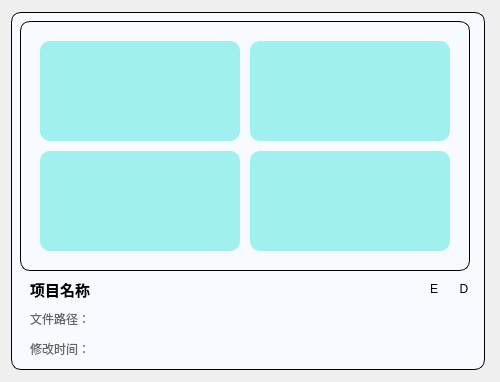
<?xml version="1.0" encoding="UTF-8"?>
<ui version="4.0">
 <class>ProjectCard</class>
 <widget class="QWidget" name="ProjectCard">
  <property name="geometry">
   <rect>
    <x>0</x>
    <y>0</y>
    <width>500</width>
    <height>382</height>
   </rect>
  </property>
  <property name="minimumSize">
   <size>
    <width>500</width>
    <height>382</height>
   </size>
  </property>
  <property name="maximumSize">
   <size>
    <width>500</width>
    <height>382</height>
   </size>
  </property>
  <layout class="QVBoxLayout" name="verticalLayout_2">
   <item>
    <widget class="QWidget" name="mainWidget" native="true">
     <property name="minimumSize">
      <size>
       <width>474</width>
       <height>358</height>
      </size>
     </property>
     <property name="maximumSize">
      <size>
       <width>474</width>
       <height>358</height>
      </size>
     </property>
     <property name="styleSheet">
      <string notr="true">QWidget#mainWidget {border: 1px solid; background-color: #f7faff; border-radius: 10px;} 
QWidget#imageContainer {border: 1px solid; background-color: #f7faff; border-radius: 10px;}</string>
     </property>
     <layout class="QVBoxLayout" name="verticalLayout">
      <item>
       <widget class="QWidget" name="imageContainer" native="true">
        <property name="minimumSize">
         <size>
          <width>450</width>
          <height>250</height>
         </size>
        </property>
        <property name="maximumSize">
         <size>
          <width>450</width>
          <height>250</height>
         </size>
        </property>
        <layout class="QGridLayout" name="gridLayout">
         <property name="sizeConstraint">
          <enum>QLayout::SetDefaultConstraint</enum>
         </property>
         <property name="leftMargin">
          <number>10</number>
         </property>
         <property name="topMargin">
          <number>10</number>
         </property>
         <property name="rightMargin">
          <number>10</number>
         </property>
         <property name="bottomMargin">
          <number>10</number>
         </property>
         <property name="spacing">
          <number>0</number>
         </property>
         <item row="0" column="0">
          <widget class="QLabel" name="imageLabel1">
           <property name="minimumSize">
            <size>
             <width>200</width>
             <height>100</height>
            </size>
           </property>
           <property name="maximumSize">
            <size>
             <width>200</width>
             <height>100</height>
            </size>
           </property>
           <property name="styleSheet">
            <string notr="true">background-color: #a0f0f0;
border-radius: 10px;
</string>
           </property>
          </widget>
         </item>
         <item row="0" column="1">
          <widget class="QLabel" name="imageLabel2">
           <property name="minimumSize">
            <size>
             <width>200</width>
             <height>100</height>
            </size>
           </property>
           <property name="maximumSize">
            <size>
             <width>200</width>
             <height>100</height>
            </size>
           </property>
           <property name="styleSheet">
            <string notr="true">background-color: #a0f0f0;
border-radius: 10px;</string>
           </property>
          </widget>
         </item>
         <item row="1" column="0">
          <widget class="QLabel" name="imageLabel3">
           <property name="minimumSize">
            <size>
             <width>200</width>
             <height>100</height>
            </size>
           </property>
           <property name="maximumSize">
            <size>
             <width>200</width>
             <height>100</height>
            </size>
           </property>
           <property name="styleSheet">
            <string notr="true">background-color: #a0f0f0;
border-radius: 10px;</string>
           </property>
          </widget>
         </item>
         <item row="1" column="1">
          <widget class="QLabel" name="imageLabel4">
           <property name="minimumSize">
            <size>
             <width>200</width>
             <height>100</height>
            </size>
           </property>
           <property name="maximumSize">
            <size>
             <width>200</width>
             <height>100</height>
            </size>
           </property>
           <property name="styleSheet">
            <string notr="true">background-color: #a0f0f0;
border-radius: 10px;</string>
           </property>
          </widget>
         </item>
        </layout>
       </widget>
      </item>
      <item>
       <layout class="QHBoxLayout" name="horizontalLayout">
        <item>
         <widget class="QLabel" name="projectNameLabel">
          <property name="font">
           <font>
            <pointsize>11</pointsize>
            <bold>true</bold>
           </font>
          </property>
          <property name="styleSheet">
           <string notr="true"/>
          </property>
          <property name="text">
           <string>项目名称</string>
          </property>
          <property name="indent">
           <number>10</number>
          </property>
         </widget>
        </item>
        <item>
         <widget class="QPushButton" name="editButton">
          <property name="minimumSize">
           <size>
            <width>24</width>
            <height>24</height>
           </size>
          </property>
          <property name="maximumSize">
           <size>
            <width>24</width>
            <height>24</height>
           </size>
          </property>
          <property name="toolTip">
           <string>编辑</string>
          </property>
          <property name="styleSheet">
           <string notr="true">border: none;</string>
          </property>
          <property name="text">
           <string>E</string>
          </property>
          <property name="icon">
           <iconset>
            <normaloff>:/icons/edit.svg</normaloff>:/icons/edit.svg</iconset>
          </property>
          <property name="flat">
           <bool>true</bool>
          </property>
         </widget>
        </item>
        <item>
         <widget class="QPushButton" name="deleteButton">
          <property name="minimumSize">
           <size>
            <width>24</width>
            <height>24</height>
           </size>
          </property>
          <property name="maximumSize">
           <size>
            <width>24</width>
            <height>24</height>
           </size>
          </property>
          <property name="toolTip">
           <string>删除</string>
          </property>
          <property name="styleSheet">
           <string notr="true">border: none; </string>
          </property>
          <property name="text">
           <string>D</string>
          </property>
          <property name="icon">
           <iconset>
            <normaloff>:/icons/delete.svg</normaloff>:/icons/delete.svg</iconset>
          </property>
          <property name="flat">
           <bool>true</bool>
          </property>
         </widget>
        </item>
       </layout>
      </item>
      <item>
       <widget class="QLabel" name="projectPathLabel">
        <property name="font">
         <font>
          <pointsize>9</pointsize>
         </font>
        </property>
        <property name="styleSheet">
         <string notr="true">color: #666666;</string>
        </property>
        <property name="text">
         <string>文件路径：</string>
        </property>
        <property name="wordWrap">
         <bool>true</bool>
        </property>
        <property name="indent">
         <number>10</number>
        </property>
       </widget>
      </item>
      <item>
       <widget class="QLabel" name="lastModifiedLabel">
        <property name="font">
         <font>
          <pointsize>9</pointsize>
         </font>
        </property>
        <property name="styleSheet">
         <string notr="true">color: #666666;</string>
        </property>
        <property name="text">
         <string>修改时间：</string>
        </property>
        <property name="indent">
         <number>10</number>
        </property>
       </widget>
      </item>
     </layout>
    </widget>
   </item>
  </layout>
 </widget>
 <resources/>
 <connections/>
</ui>
